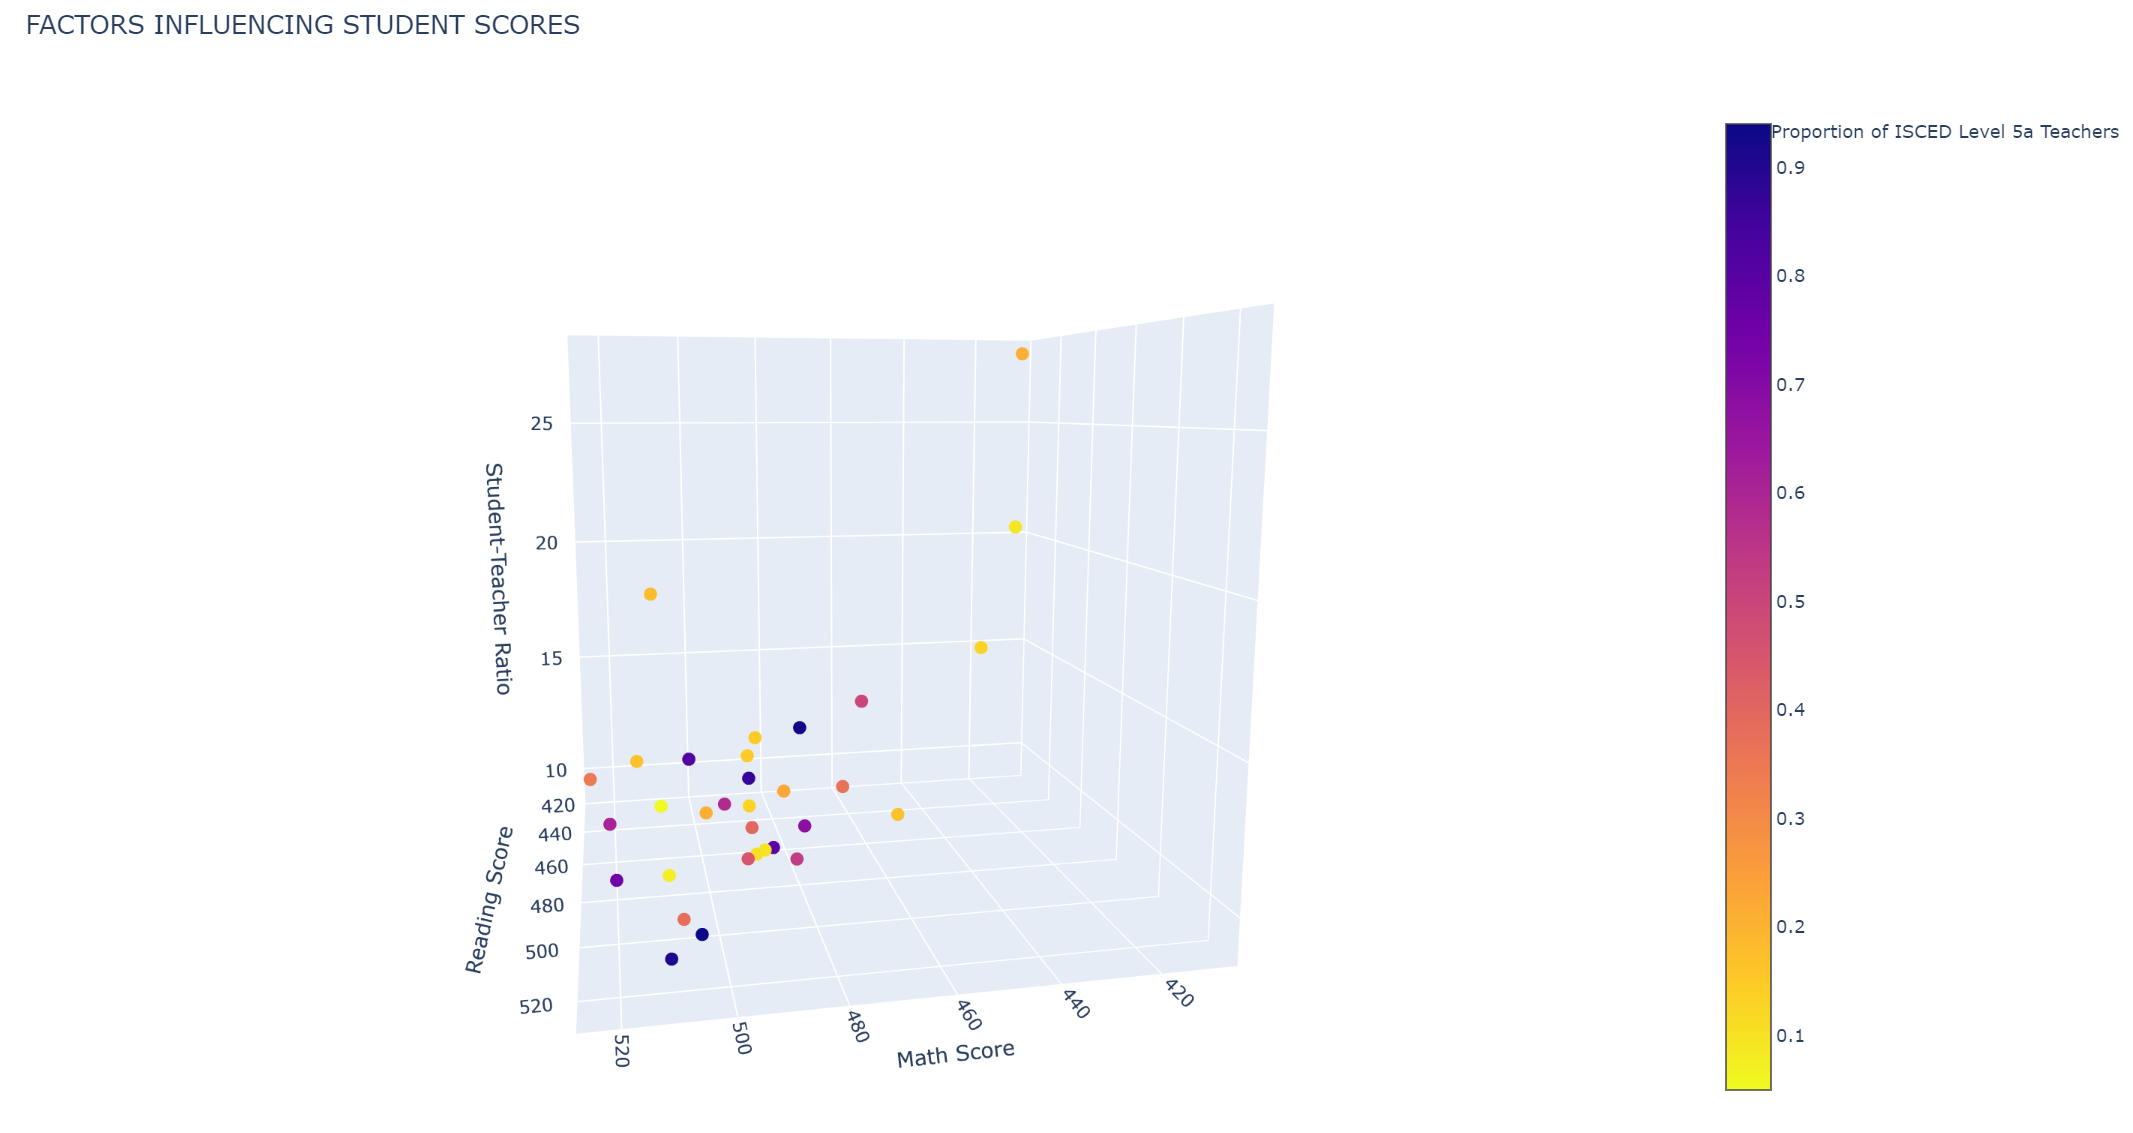

Here is the Python script that generated this plot:
import pandas as pd
import plotly
import plotly.graph_objs as go


#Read cars data from csv
data = pd.read_csv("PISA2015-cleaned.csv")

#Set marker properties
markercolor = data['Proportion of ISCED Level 5a Teachers']


#Make Plotly figure
fig1 = go.Scatter3d(x=data['Math Score'],
                    y=data['Reading Score'],
                    z=data['Student-Teacher Ratio'],
                    marker=dict(color=markercolor,
                                opacity=1,
                                reversescale=True,
                                colorscale='Blues',
                                size=5, autocolorscale=True,
                                showscale=True),
                    line=dict (width=0.02),
                    mode='markers',
                    showlegend=True,
                    name="Proportion of ISCED Level 5a Teachers",
                    textposition="top right")

#Make Plot.ly Layout
mylayout = go.Layout(title="FACTORS INFLUENCING STUDENT SCORES", 
                    scene=dict(xaxis=dict(title="Math Score"),
                    yaxis=dict(title="Reading Score"),
                    zaxis=dict(title="Student-Teacher Ratio")))

#Plot and save html
plotly.offline.plot({"data": [fig1],
                     "layout": mylayout},
                     auto_open=True,
                     filename=("4DPlot.html"))
